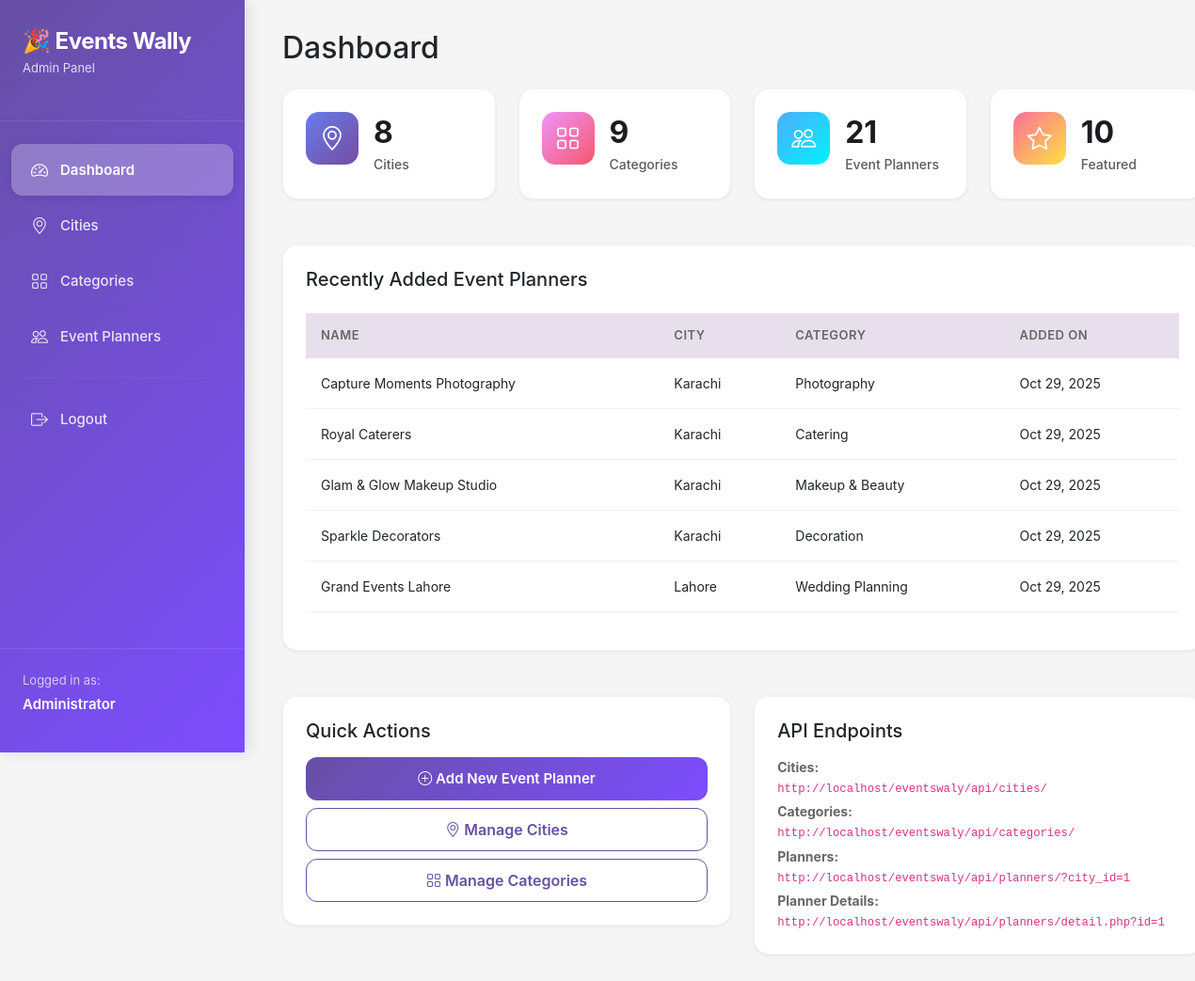
/admin/index.php (signed in), run on the app's committed database.
### tables this page shows
CREATE TABLE IF NOT EXISTS event_planners (
    id INT AUTO_INCREMENT PRIMARY KEY,
    name VARCHAR(200) NOT NULL,
    slug VARCHAR(200) NOT NULL UNIQUE,
    city_id INT NOT NULL,
    category_id INT NOT NULL,
    description TEXT,
    short_description VARCHAR(300),
    phone VARCHAR(20),
    whatsapp VARCHAR(20),
    email VARCHAR(100),
    address TEXT,
    website VARCHAR(200),
    rating DECIMAL(2,1) DEFAULT 0.0,
    is_featured TINYINT(1) DEFAULT 0,
    is_active TINYINT(1) DEFAULT 1,
    views INT DEFAULT 0,
    created_at TIMESTAMP DEFAULT CURRENT_TIMESTAMP,
    updated_at TIMESTAMP DEFAULT CURRENT_TIMESTAMP ON UPDATE CURRENT_TIMESTAMP,
    FOREIGN KEY (city_id) REFERENCES cities(id) ON DELETE CASCADE,
    FOREIGN KEY (category_id) REFERENCES categories(id) ON DELETE CASCADE,
    INDEX idx_city_category (city_id, category_id),
    INDEX idx_featured (is_featured, is_active),
    INDEX idx_slug (slug)
);

CREATE TABLE IF NOT EXISTS cities (
    id INT AUTO_INCREMENT PRIMARY KEY,
    name VARCHAR(100) NOT NULL,
    slug VARCHAR(100) NOT NULL UNIQUE,
    is_active TINYINT(1) DEFAULT 1,
    display_order INT DEFAULT 0,
    created_at TIMESTAMP DEFAULT CURRENT_TIMESTAMP,
    updated_at TIMESTAMP DEFAULT CURRENT_TIMESTAMP ON UPDATE CURRENT_TIMESTAMP
);

CREATE TABLE IF NOT EXISTS categories (
    id INT AUTO_INCREMENT PRIMARY KEY,
    name VARCHAR(100) NOT NULL,
    slug VARCHAR(100) NOT NULL UNIQUE,
    icon VARCHAR(50),
    is_active TINYINT(1) DEFAULT 1,
    display_order INT DEFAULT 0,
    created_at TIMESTAMP DEFAULT CURRENT_TIMESTAMP,
    updated_at TIMESTAMP DEFAULT CURRENT_TIMESTAMP ON UPDATE CURRENT_TIMESTAMP
);

### admin/index.php (the view, shortened to what this page needs)
<?php
require_once 'config.php';
$stats = array();
$stmt = $pdo->query("SELECT COUNT(*) as count FROM cities WHERE is_active = 1");
$stats['cities'] = $stmt->fetch()['count'];
$stmt = $pdo->query("SELECT COUNT(*) as count FROM categories WHERE is_active = 1");
$stats['categories'] = $stmt->fetch()['count'];
$stmt = $pdo->query("SELECT COUNT(*) as count FROM event_planners WHERE is_active = 1");
$stats['planners'] = $stmt->fetch()['count'];
$stmt = $pdo->query("SELECT COUNT(*) as count FROM event_planners WHERE is_featured = 1 AND is_active = 1");
$stats['featured'] = $stmt->fetch()['count'];
$stmt = $pdo->query("SELECT SUM(views) as total FROM event_planners");
$stats['views'] = $stmt->fetch()['total'] ?? 0;
$recent_planners = $pdo->query("
    SELECT ep.name, ep.created_at, c.name as city, cat.name as category
    FROM event_planners ep
    LEFT JOIN cities c ON ep.city_id = c.id
    LEFT JOIN categories cat ON ep.category_id = cat.id
    ORDER BY ep.created_at DESC LIMIT 5
")->fetchAll(PDO::FETCH_ASSOC);
include 'header.php';
?>
<h2 class="mb-4">Dashboard</h2>
<div class="row">
    <div class="col-md-3">
        <div class="stats-card">
            <div class="d-flex align-items-center">
                <div class="icon" style="background: linear-gradient(135deg, #667eea 0%, #764ba2 100%); color: white;">
                    <i class="bi bi-geo-alt"></i>
                </div>
                <div class="ms-3">
                    <h3 class="mb-0"><?= $stats['cities'] ?></h3>
                    <p class="text-muted mb-0">Cities</p>
                </div>
            </div>
        </div>
    </div>
    <div class="col-md-3">
        <div class="stats-card">
            <div class="d-flex align-items-center">
                <div class="icon" style="background: linear-gradient(135deg, #f093fb 0%, #f5576c 100%); color: white;">
                    <i class="bi bi-grid"></i>
                </div>
                <div class="ms-3">
                    <h3 class="mb-0"><?= $stats['categories'] ?></h3>
                    <p class="text-muted mb-0">Categories</p>
                </div>
            </div>
        </div>
    </div>
    <div class="col-md-3">
        <div class="stats-card">
            <div class="d-flex align-items-center">
                <div class="icon" style="background: linear-gradient(135deg, #4facfe 0%, #00f2fe 100%); color: white;">
                    <i class="bi bi-people"></i>
                </div>
                <div class="ms-3">
                    <h3 class="mb-0"><?= $stats['planners'] ?></h3>
                    <p class="text-muted mb-0">Event Planners</p>
                </div>
            </div>
        </div>
    </div>
    <div class="col-md-3">
        <div class="stats-card">
            <div class="d-flex align-items-center">
                <div class="icon" style="background: linear-gradient(135deg, #fa709a 0%, #fee140 100%); color: white;">
                    <i class="bi bi-star"></i>
                </div>
                <div class="ms-3">
                    <h3 class="mb-0"><?= $stats['featured'] ?></h3>
                    <p class="text-muted mb-0">Featured</p>
                </div>
            </div>
        </div>
    </div>
</div>
<div class="row mt-4">
    <div class="col-md-12">
        <div class="stats-card">
            <h5 class="mb-4">Recently Added Event Planners</h5>
            <div class="table-responsive">
                <table class="table">
                    <thead>
                        <tr>
                            <th>Name</th>
                            <th>City</th>
                            <th>Category</th>
                            <th>Added On</th>
                        </tr>
                    </thead>
                    <tbody>
                        <?php foreach ($recent_planners as $planner): ?>
                        <tr>
                            <td><?= htmlspecialchars($planner['name']) ?></td>
                            <td><?= htmlspecialchars($planner['city']) ?></td>
                            <td><?= htmlspecialchars($planner['category']) ?></td>
                            <td><?= date('M d, Y', strtotime($planner['created_at'])) ?></td>
                        </tr>
                        <?php endforeach; ?>
                    </tbody>
                </table>
            </div>
        </div>
    </div>
</div>
<div class="row mt-4">
    <div class="col-md-6">
        <div class="stats-card">
            <h5 class="mb-3">Quick Actions</h5>
            <div class="d-grid gap-2">
                <a href="planners.php?action=add" class="btn btn-primary">
                    <i class="bi bi-plus-circle"></i> Add New Event Planner
                </a>
                <a href="cities.php" class="btn btn-outline-primary">
                    <i class="bi bi-geo-alt"></i> Manage Cities
                </a>
                <a href="categories.php" class="btn btn-outline-primary">
                    <i class="bi bi-grid"></i> Manage Categories
                </a>
            </div>
        </div>
    </div>
    <div class="col-md-6">
        <div class="stats-card">
            <h5 class="mb-3">API Endpoints</h5>
            <div class="small">
                <p><strong>Cities:</strong><br>
                <code><?= SITE_URL ?>/api/cities/</code></p>
                <p><strong>Categories:</strong><br>
                <code><?= SITE_URL ?>/api/categories/</code></p>
                <p><strong>Planners:</strong><br>
                <code><?= SITE_URL ?>/api/planners/?city_id=1</code></p>
                <p><strong>Planner Details:</strong><br>
                <code><?= SITE_URL ?>/api/planners/detail.php?id=1</code></p>
            </div>
        </div>
    </div>
</div>
<?php include 'footer.php'; ?>

### admin/header.php (shortened to what this page needs)
<!DOCTYPE html>
<html lang="en">
<head>
    <link href="https://cdn.jsdelivr.net/npm/bootstrap@5.3.0/dist/css/bootstrap.min.css" rel="stylesheet">
    <link rel="stylesheet" href="https://cdn.jsdelivr.net/npm/bootstrap-icons@1.11.0/font/bootstrap-icons.css">
</head>
<body>
    <div class="container-fluid">
        <div class="row">
            <div class="col-md-2 px-0 sidebar">
                <div class="sidebar-header">
                    <h4>🎉 Events Wally</h4>
                    <p class="subtitle">Admin Panel</p>
                </div>
                <nav>
                    <a href="index.php" class="<?= basename($_SERVER['PHP_SELF']) == 'index.php' ? 'active' : '' ?>">
                        <i class="bi bi-speedometer2"></i>
                        <span>Dashboard</span>
                    </a>
                    <a href="cities.php" class="<?= basename($_SERVER['PHP_SELF']) == 'cities.php' ? 'active' : '' ?>">
                        <i class="bi bi-geo-alt"></i>
                        <span>Cities</span>
                    </a>
                    <a href="categories.php" class="<?= basename($_SERVER['PHP_SELF']) == 'categories.php' ? 'active' : '' ?>">
                        <i class="bi bi-grid"></i>
                        <span>Categories</span>
                    </a>
                    <a href="planners.php" class="<?= basename($_SERVER['PHP_SELF']) == 'planners.php' ? 'active' : '' ?>">
                        <i class="bi bi-people"></i>
                        <span>Event Planners</span>
                    </a>
                    <hr style="border-color: rgba(255,255,255,0.2); margin: 16px 12px;">
                    <a href="logout.php">
                        <i class="bi bi-box-arrow-right"></i>
                        <span>Logout</span>
                    </a>
                </nav>
                <div class="sidebar-footer">
                    <p class="user-info">Logged in as:</p>
                    <p class="user-name"><?= $_SESSION['admin_name'] ?? $_SESSION['admin_username'] ?></p>
                </div>
            </div>
            <div class="col-md-10 main-content">

### admin/footer.php (shortened to what this page needs)
            </div>
        </div>
    </div>
</body>
</html>

### admin/header.php (style rules this page uses)
:root { --primary: #6750A4; --primary-dark: #4F378B; --primary-light: #EADDFF; --secondary: #625B71; --surface: #FFFBFE; --on-surface: #1C1B1F; --surface-variant: #E7E0EC; --primary-gradient: linear-gradient(135deg, #6750A4 0%, #7C4DFF 100%); --featured-gradient: linear-gradient(135deg, #FF6B35 0%, #F7931E 100%); }
* { margin: 0; padding: 0; box-sizing: border-box; }
body { background-color: #F5F5F5; font-family: -apple-system, BlinkMacSystemFont, 'Segoe UI', Roboto, Oxygen, Ubuntu, Cantarell, sans-serif; }
.sidebar { background: linear-gradient(135deg, #6750A4 0%, #7C4DFF 100%); min-height: 100vh; color: white; position: fixed; width: 260px; box-shadow: 4px 0 15px rgba(0,0,0,0.1); }
.sidebar-header { padding: 30px 24px; border-bottom: 1px solid rgba(255,255,255,0.1); }
.sidebar-header h4 { font-size: 24px; font-weight: 700; margin-bottom: 4px; letter-spacing: -0.5px; }
.sidebar-header .subtitle { font-size: 13px; opacity: 0.8; font-weight: 400; }
.sidebar nav { padding: 20px 12px; }
.sidebar a { color: rgba(255,255,255,0.85); text-decoration: none; padding: 14px 20px; display: flex; align-items: center; gap: 12px; border-radius: 12px; margin: 4px 0; transition: all 0.2s ease; font-weight: 500; font-size: 15px; }
.sidebar a i { font-size: 18px; width: 20px; text-align: center; }
.sidebar a.active { background: rgba(255,255,255,0.25); color: white; font-weight: 600; box-shadow: 0 2px 8px rgba(0,0,0,0.1); }
.sidebar-footer { position: absolute; bottom: 0; left: 0; right: 0; padding: 24px; border-top: 1px solid rgba(255,255,255,0.1); }
.sidebar-footer .user-info { font-size: 13px; opacity: 0.7; margin-bottom: 4px; }
.sidebar-footer .user-name { font-weight: 600; font-size: 15px; }
.main-content { margin-left: 260px; padding: 32px 40px; min-height: 100vh; }
.stats-card { background: white; border-radius: 16px; padding: 24px; box-shadow: 0 1px 3px rgba(0,0,0,0.08); margin-bottom: 24px; transition: all 0.2s ease; border: 1px solid rgba(0,0,0,0.05); }
.stats-card .icon { width: 56px; height: 56px; border-radius: 14px; display: flex; align-items: center; justify-content: center; font-size: 26px; margin-bottom: 12px; }
.stats-card h3 { font-size: 32px; font-weight: 700; margin: 0; color: var(--on-surface); }
.stats-card p { margin: 4px 0 0; color: #666; font-size: 14px; font-weight: 500; }
.btn-primary { background: var(--primary-gradient); border: none; padding: 12px 24px; border-radius: 12px; font-weight: 600; font-size: 15px; transition: all 0.2s ease; }
.btn-outline-primary { border-color: var(--primary); color: var(--primary); border-radius: 12px; padding: 10px 20px; font-weight: 600; }
.table { font-size: 14px; }
.table thead th { background: var(--surface-variant); font-weight: 600; border: none; padding: 14px 16px; font-size: 13px; text-transform: uppercase; letter-spacing: 0.5px; color: #666; }
.table tbody td { padding: 16px; vertical-align: middle; border-bottom: 1px solid rgba(0,0,0,0.05); }

### data on the page
event_planners: name "Capture Moments Photography", city.name "Karachi", category.name "Photography", created_at "Oct 29, 2025"
event_planners: name "Royal Caterers", city.name "Karachi", category.name "Catering", created_at "Oct 29, 2025"
event_planners: name "Glam & Glow Makeup Studio", city.name "Karachi", category.name "Makeup & Beauty", created_at "Oct 29, 2025"
event_planners: name "Sparkle Decorators", city.name "Karachi", category.name "Decoration", created_at "Oct 29, 2025"
event_planners: name "Grand Events Lahore", city.name "Lahore", category.name "Wedding Planning", created_at "Oct 29, 2025"

### other printed values
$_SESSION['admin_name'] "Administrator"
$stats['cities'] "8"
$stats['categories'] "9"
$stats['planners'] "21"
$stats['featured'] "10"
SITE_URL "http://localhost/eventswaly"
